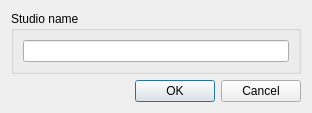
<?xml version="1.0" encoding="UTF-8"?>
<ui version="4.0">
 <class>StudioNameW</class>
 <widget class="QDialog" name="StudioNameW">
  <property name="geometry">
   <rect>
    <x>0</x>
    <y>0</y>
    <width>312</width>
    <height>106</height>
   </rect>
  </property>
  <property name="windowTitle">
   <string>Set name</string>
  </property>
  <layout class="QVBoxLayout" name="verticalLayout_2">
   <item>
    <widget class="QGroupBox" name="groupBox">
     <property name="title">
      <string>Studio name</string>
     </property>
     <layout class="QVBoxLayout" name="verticalLayout">
      <item>
       <widget class="QLineEdit" name="le_name"/>
      </item>
     </layout>
    </widget>
   </item>
   <item>
    <widget class="QDialogButtonBox" name="buttonBox">
     <property name="orientation">
      <enum>Qt::Horizontal</enum>
     </property>
     <property name="standardButtons">
      <set>QDialogButtonBox::Cancel|QDialogButtonBox::Ok</set>
     </property>
    </widget>
   </item>
  </layout>
 </widget>
 <resources/>
 <connections>
  <connection>
   <sender>buttonBox</sender>
   <signal>accepted()</signal>
   <receiver>StudioNameW</receiver>
   <slot>accept()</slot>
   <hints>
    <hint type="sourcelabel">
     <x>248</x>
     <y>254</y>
    </hint>
    <hint type="destinationlabel">
     <x>157</x>
     <y>274</y>
    </hint>
   </hints>
  </connection>
  <connection>
   <sender>buttonBox</sender>
   <signal>rejected()</signal>
   <receiver>StudioNameW</receiver>
   <slot>reject()</slot>
   <hints>
    <hint type="sourcelabel">
     <x>316</x>
     <y>260</y>
    </hint>
    <hint type="destinationlabel">
     <x>286</x>
     <y>274</y>
    </hint>
   </hints>
  </connection>
 </connections>
</ui>
